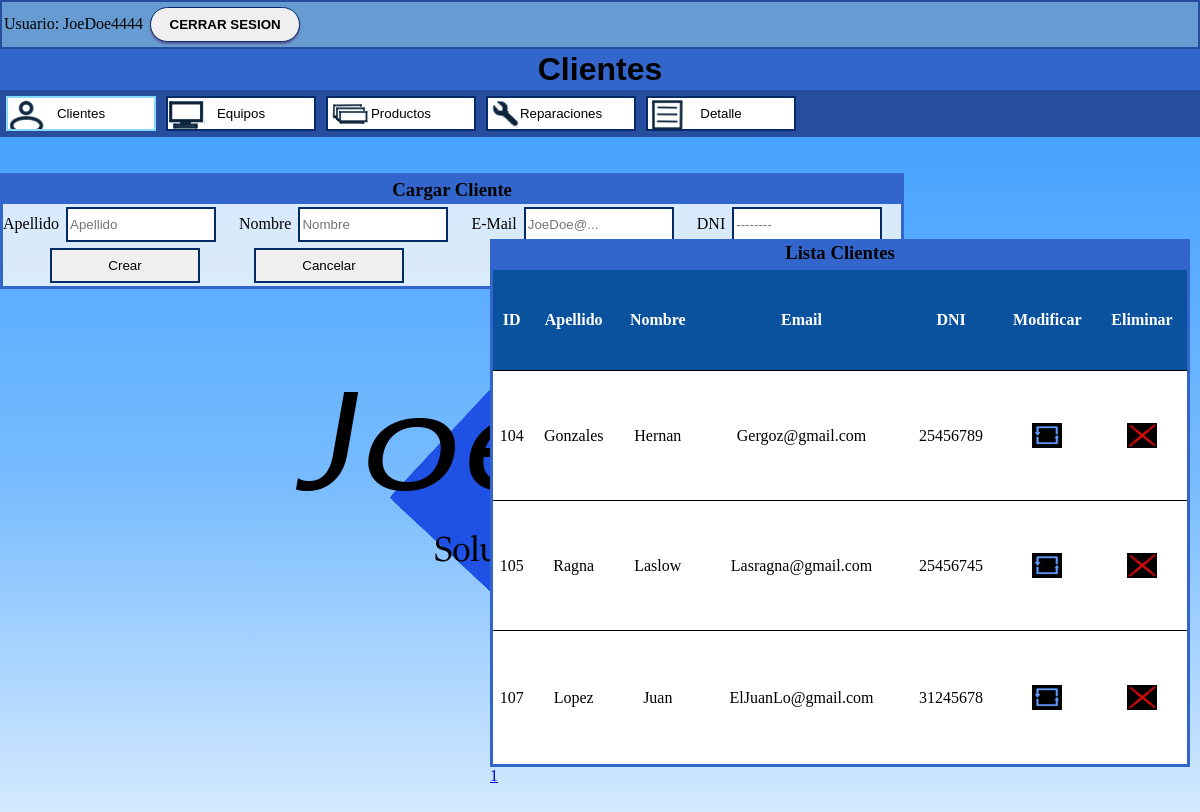
The app's page /menuCliente.php (signed in) with its own data.
### tables this page shows
CREATE TABLE `clientes` (
  `id_cliente` int(11) NOT NULL,
  `Apellido` varchar(20) NOT NULL,
  `Nombre` varchar(20) NOT NULL,
  `email` varchar(100) NOT NULL,
  `dni` int(11) DEFAULT NULL
);

### menuCliente.php (the view, shortened to what this page needs)
<?php
	$link = conectarse();
    $tam_pag=10;
    if(isset($_GET["Pagina"]))
	{
		if($_GET["Pagina"]==1)
		{
			header("location:menuCliente.php");
		}else
        {
            $pagina=$_GET["Pagina"];
        }
	}else{
		$pagina=1;
	}
	$empezar_desde=($pagina-1)*$tam_pag;
	$sql_total="Select * from clientes";
	$resultado= $link->prepare($sql_total);
	$resultado->execute(array());
	$num_filas=$resultado->rowCount();
	$total_paginas=ceil($num_filas/$tam_pag);
?>
<html>
<head>
	<link rel="stylesheet" type="text/css" href="miEstiloA.css">
</head>
<body>
<?php
	include ("Verificarusuario.php");
?>
	<h1 id="titulo"> Clientes </h1>
	<nav>
			<input class="acitvado" id="Cliente" type='button' value='Clientes' onClick='location="menuPrincipal.php"'  />
			<input id="Equipo" type='button' value='Equipos' onClick='location="menuEquipos.php"'  />
			<input id="Producto" type='button' value='Productos' onClick='location="menuProductos.php"'  />
			<input id="Reparacion" type='button' value='Reparaciones' onClick='location="menuReparaciones.php"'  />
            <input id="Detalle" type='button' value='Detalle' onClick='location="Detalle.php"' />
	</nav>
	<br></br>
	<section>
	<?php
	echo "<body>";
	?>
		<h3> Cargar Cliente </h3>
		<form id="Carga" action="menuCliente.php" method="post">
		Apellido <input type="text" name="apellido"
		value="<?php if(isset($_GET['mod'])) echo $acambiar[1]; else echo''; ?>"
		placeholder="Apellido" autofocus required maxlength ="20"> </input>
		&nbsp;&nbsp;&nbsp;
		Nombre <input type="text" name="name"
		value="<?php if(isset($_GET['mod'])) echo $acambiar[2]; else echo''; ?>" placeholder="Nombre" required maxlength ="20"> </input>
		&nbsp;&nbsp;&nbsp;
		E-Mail <input type="email" name="email"
		value="<?php if(isset($_GET['mod'])) echo $acambiar[3]; else echo''; ?>"
		placeholder="JoeDoe@..." required maxlength ="100"> </input>
		&nbsp;&nbsp;&nbsp;
		DNI <input type="text" name="dni"
		value="<?php if(isset($_GET['mod'])) echo $acambiar[4]; else echo''; ?>"
		placeholder="--------" required minlength="8" maxlength="8" > </input>
		&nbsp;&nbsp;&nbsp;<br>
		<input type="submit" name="<?php if(isset($_GET['mod'])) echo 'actualizar'; else echo 'insertar';?>"
		value="<?php if(isset($_GET['mod'])) echo 'Modificar'; else echo 'Crear';?>">
		<input type="button" name="cancelar" value="Cancelar" onClick="window.location.href = 'menuCliente.php'">
		</form>
	</section>
	<?php
	echo "<br></br>";
	echo "<section id='tabla'>";
	echo "<h3> Lista Clientes </h3>";
	$sql = "select * from clientes limit $empezar_desde, $tam_pag";
	$resultado = $link->prepare($sql);
	$resultado -> execute();
	if ( !($fila = $resultado->fetch(PDO::FETCH_NUM)) ) echo "<h3>Sin Clientes</h3>";
	else {	echo "<table>";
			echo '<tr id="tabhead">';
			echo "<th>ID</th>";
			echo "<th>Apellido</th>";
			echo "<th>Nombre</th>";
			echo "<th>Email</th>";
			echo "<th>DNI</th>";
			echo "<th>Modificar</th>";
			echo "<th>Eliminar</th>";
			echo "</tr>";
			echo "<tr>";
			echo "<td>$fila[0]</td>";
			echo "<td>$fila[1]</td>";
			echo "<td>$fila[2]</td>";
			echo "<td>$fila[3]</td>";
			echo "<td>$fila[4]</td>";
			echo		"<td><center><a href='menuCliente.php?mod=".$fila['0']."'><img src='Upd2.jpeg' width='30' height='25'></a></center></td>";
			echo		"<td><center><a href=\"javascript:preguntar('".$fila['0']."')\"><img src='Spr2.jpeg' width='30' height='25'></a></center></td>";
			echo "</tr>";
			while ( $fila = $resultado->fetch(PDO::FETCH_NUM) ) {
				echo "<tr>";
				echo "<td>$fila[0]</td>";
				echo "<td>$fila[1]</td>";
				echo "<td>$fila[2]</td>";
				echo "<td>$fila[3]</td>";
				echo "<td>$fila[4]</td>";
				echo		"<td><center><a href='menuCliente.php?mod=".$fila['0']."'><img src='Upd2.jpeg' width='30' height='25'></a></center></td>";
				echo		"<td><center><a href=\"javascript:preguntar('".$fila['0']."')\"><img src='Spr2.jpeg' width='30' height='25'></a></center></td>";
				echo "</tr>";
			}
			echo "</table>";
			for($i=1; $i<=$total_paginas; $i++){
            echo "<a href='?Pagina=" . $i . "'>" . $i . "</a>";
			}
			echo "</section>";
	}
?>
<?php
	echo "<br></br>";
?>
</body>
</html>

### Verificarusuario.php (shortened to what this page needs)
<?php
	if(!isset($_SESSION["usu"]))
	{
		header("location:index.php");
	}
	else
	{
		include ("Visualusuario.php");
	};
?>

### Visualusuario.php (shortened to what this page needs)
<!DOCTYPE html>
<html>
<head>
</head>
<body>
	<nav style="background-color:#669CD2; padding:2px; border:2.5px solid
    #274E9E">
    <p>
	<?php
		echo "Usuario: " . $_SESSION["usu"] . " ";
	?>
	<input type='button' value='Cerrar Sesion' class="login__submit" onClick='location="CierreSesion.php"'>
	</p>
    </nav>
</body>
</html>

### miEstiloA.css (style rules this page uses)
* { margin:0px; }
body { background-image: url(Logo.png),linear-gradient(#39F,#79BCFF,#FFF); background-repeat: no-repeat; background-attachment: fixed; background-position:center; }
h1 { padding: 2px; background-color:#36C; font-family:Georgia, Helvetica, serif; display:flex; justify-content:center; align-items: center; }
h3 { margin: 0; padding: 0; background-color:#36C; display: flex; justify-content: center; align-items: center; border: 3px solid #36C; }
nav { background-color:#274E9E; padding: 3px; }
section { padding: 0px; position:absolute; box-shadow: inset 0 0 0 1000px rgba(250,250,250,0.8); border:3px solid #36C; }
table { padding:25px; border: 3px solid #36C; text-align:center; border-collapse: collapse; width: 700px; height: 500px; background:#FFF; }
#tabhead { background-color: #0A519E; color: #ffffff; text-align:center }
table tbody tr { border-bottom: 1px solid #000; }
#tabla { padding:30px; position: absolute; right: -20px; width: 700px; height: 700px; border:unset; background:unset; box-shadow:unset; }
input { width: 150px; height: 35px; margin: 3px; border:2.5px solid #052B67; }
.acitvado { border:2.5px solid #86D9F9; }
.login__submit { border-radius: 26px; border: 1px solid #052B67; text-transform: uppercase; font-weight: 700; box-shadow: 0px 2px 2px #5C5696; transition: .2s; }
#Cliente { background-image:url(Cliente.png); }
#Equipo { background-image:url(Equipo.png); }
#Producto { background-image:url(Producto.png); }
#Reparacion { background-image:url(Reparacion.png); }
#Detalle { background-image:url(Detalle.png); }

### records on screen
clientes: id_cliente "104", Apellido "Gonzales", Nombre "Hernan", email "Gergoz@gmail.com", dni "25456789"
clientes: id_cliente "105", Apellido "Ragna", Nombre "Laslow", email "Lasragna@gmail.com", dni "25456745"
clientes: id_cliente "107", Apellido "Lopez", Nombre "Juan", email "ElJuanLo@gmail.com", dni "31245678"

### other values on screen
$_SESSION["usu"] "JoeDoe4444"
